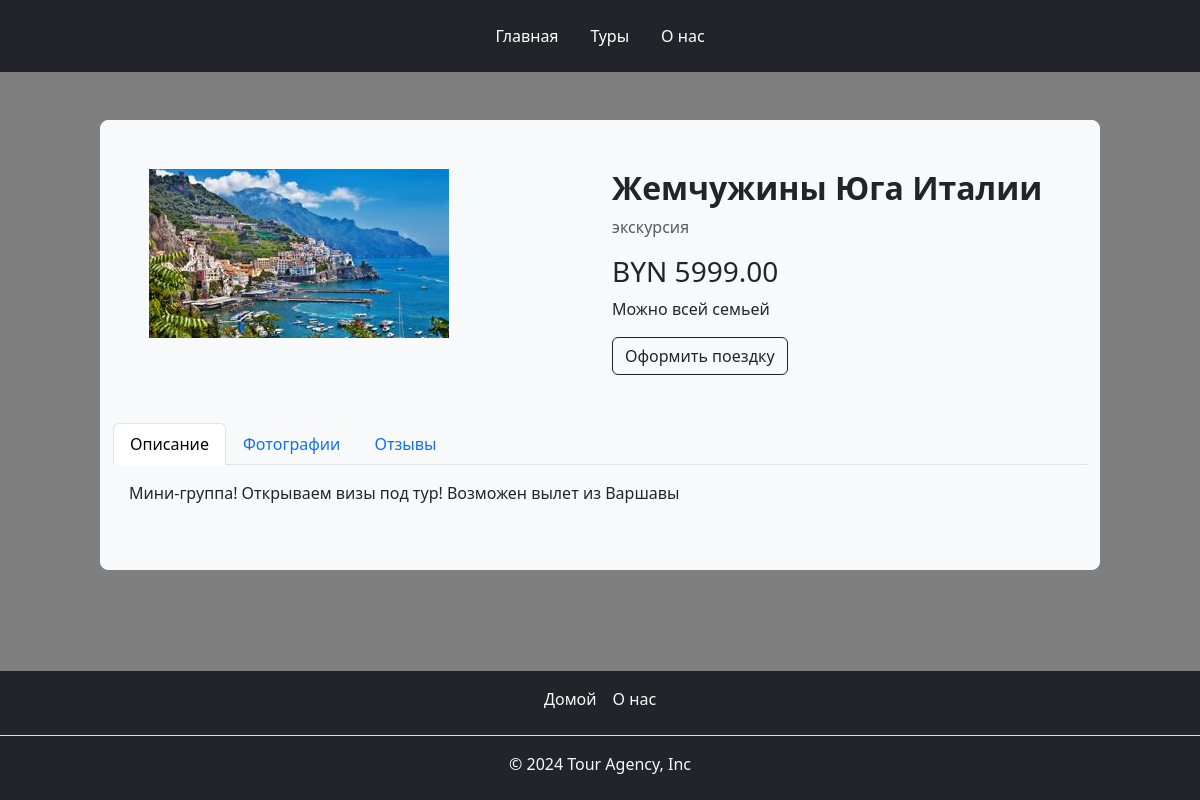
The app's page /catalog/tour/zhemchuzhiny-yuga-italii with its own data.
### catalog/models.py (models this page shows, shortened)
class Tour(models.Model):
    name = models.CharField(max_length=200, verbose_name="Tour name")
    category = models.ForeignKey(Category, on_delete=models.CASCADE, related_name="tours")
    price = models.DecimalField(verbose_name="Price", max_digits=10, decimal_places=2)
    destination = models.ForeignKey(Country, on_delete=models.CASCADE, related_name="tours")
    city = models.CharField(verbose_name="City", max_length=50, null=True, blank=True)
    description = models.TextField(verbose_name="Description", null=True, blank=True)
    duration = models.IntegerField(verbose_name="Duration", null=True, blank=True)
    is_family = models.BooleanField(verbose_name="Family", null=True, blank=True, default=False)
    is_visa = models.BooleanField(verbose_name="Visa", null=True, blank=True)
    image = models.ImageField(
        verbose_name="Image",
        upload_to="products/%Y/%m/%d",
        blank=True,
        default="default_trip.png"
    )
    created_at = models.DateTimeField(auto_now_add=True)
    updated_at = models.DateTimeField(auto_now=True)
    slug = models.SlugField(max_length=100, unique=True)
    class Meta:
        verbose_name = "Tour"
        verbose_name_plural = "Tours"
        ordering = ["name"]

class Category(models.Model):
    name = models.CharField( verbose_name="Name", max_length=100)
    slug = models.SlugField(max_length=100, unique=True)
    class Meta:
        verbose_name = "Category"
        verbose_name_plural = "Categories"

### catalog/views.py (the view)
# urls.py: path("tour/<slug:tour_slug>", TourDetailView.as_view(), name="tour_detail")
class TourDetailView(DetailView):
    model = Tour
    template_name = "tour.html"
    slug_url_kwarg = "tour_slug"
    context_object_name = "tour"
    def get_context_data(self, **kwargs):
        context = super().get_context_data(**kwargs)
        context["title"] = f"Tour Agency - {context['tour'].name}"
        tour = get_object_or_404(Tour, slug=self.kwargs.get("tour_slug"))
        context["tour_photos"] = tour.tour_photos.all()
        return context

### catalog/templates/tour.html (shortened to what this page needs)
{% extends 'base.html' %}
{% block content %}
    <div class="container bg-light py-5 my-5 border border-light rounded-3" style=
            "max-width: 1000px;">
        <div class="row">
            <div class="col-lg-6 ps-5">
                <img src="{{ tour.image.url }}" class="img-fluid" alt="Tour Image">
            </div>
            <div class="col-lg-6">
                <h2 class="fw-bold">{{ tour.name }}</h2>
                <p class="text-muted">{{ tour.category.name }}</p>
                <h3 class="my-2">BYN {{ tour.price }}</h3>
                {% if tour.is_family %}
                    <p class="mb-2">Можно всей семьей</p>
                {% else %}
                    <p class="mb-2">Рекомендовано для поездки с друзьями</p>
                {% endif %}
                <button class="btn btn-outline-dark mt-2" onclick="window.location.href='{% url 'orders:create_order' tour.slug %}'">Оформить поездку</button>
            </div>
        </div>
        <ul class="nav nav-tabs mt-5" id="productTab" role="tablist">
            <li class="nav-item" role="presentation">
                <button class="nav-link active" id="description-tab" data-bs-toggle="tab" data-bs-target="#description"
                        type="button" role="tab" aria-controls="description" aria-selected="true">Описание
                </button>
            </li>
            <li class="nav-item" role="presentation">
                <button class="nav-link" id="specs-tab" data-bs-toggle="tab" data-bs-target="#specs" type="button"
                        role="tab" aria-controls="specs" aria-selected="false">Фотографии
                </button>
            </li>
            <li class="nav-item" role="presentation">
                <button class="nav-link" id="reviews-tab" data-bs-toggle="tab" data-bs-target="#reviews" type="button"
                        role="tab" aria-controls="reviews" aria-selected="false">Отзывы
                </button>
            </li>
        </ul>
        <div class="tab-content" id="productTabContent">
            <div class="tab-pane fade show active" id="description" role="tabpanel" aria-labelledby="description-tab">
                <p class="m-3">
                    {{ tour.description }}
                </p>
            </div>
        </div>
    </div>
{% endblock %}

### templates/base.html (style rules this page uses)
body { background: linear-gradient(rgba(0, 0, 0, 0.5), rgba(0, 0, 0, 0.5)), url('https://blog-cdn.el.olx.com.pk/wp-content/uploads/2022/04/29150834/Roadtrip.jpg') no-repeat center center fixed; background-size: cover; }

### records on screen
Tour: image (picture), name "Жемчужины Юга Италии", category.name "экскурсия", price "5999.00", description "Мини-группа! Открываем визы под тур! Возможен вылет из Варшавы"
